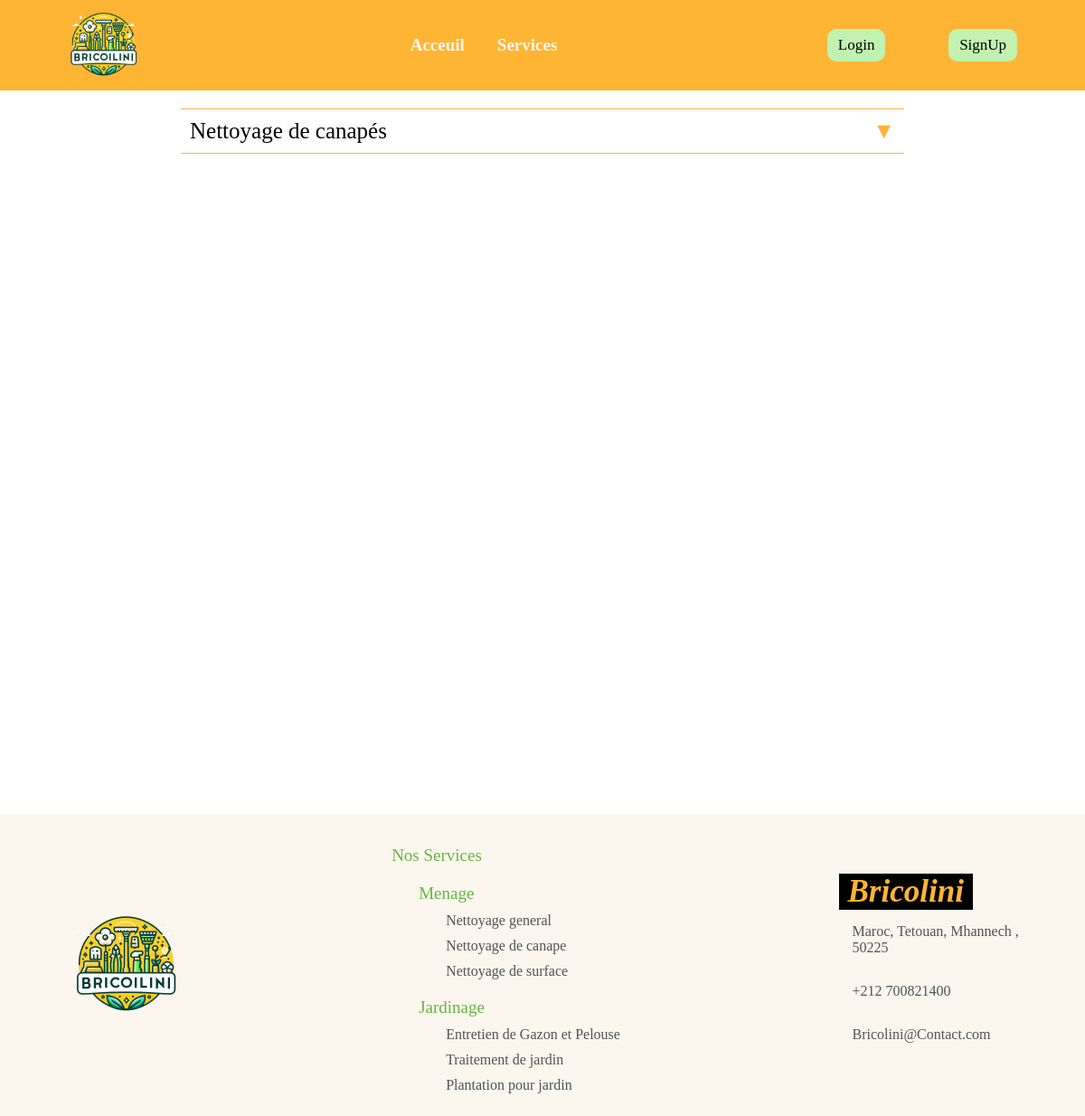
/Services/nettoyagedecanapes, run on an earlier commit of the app's database.
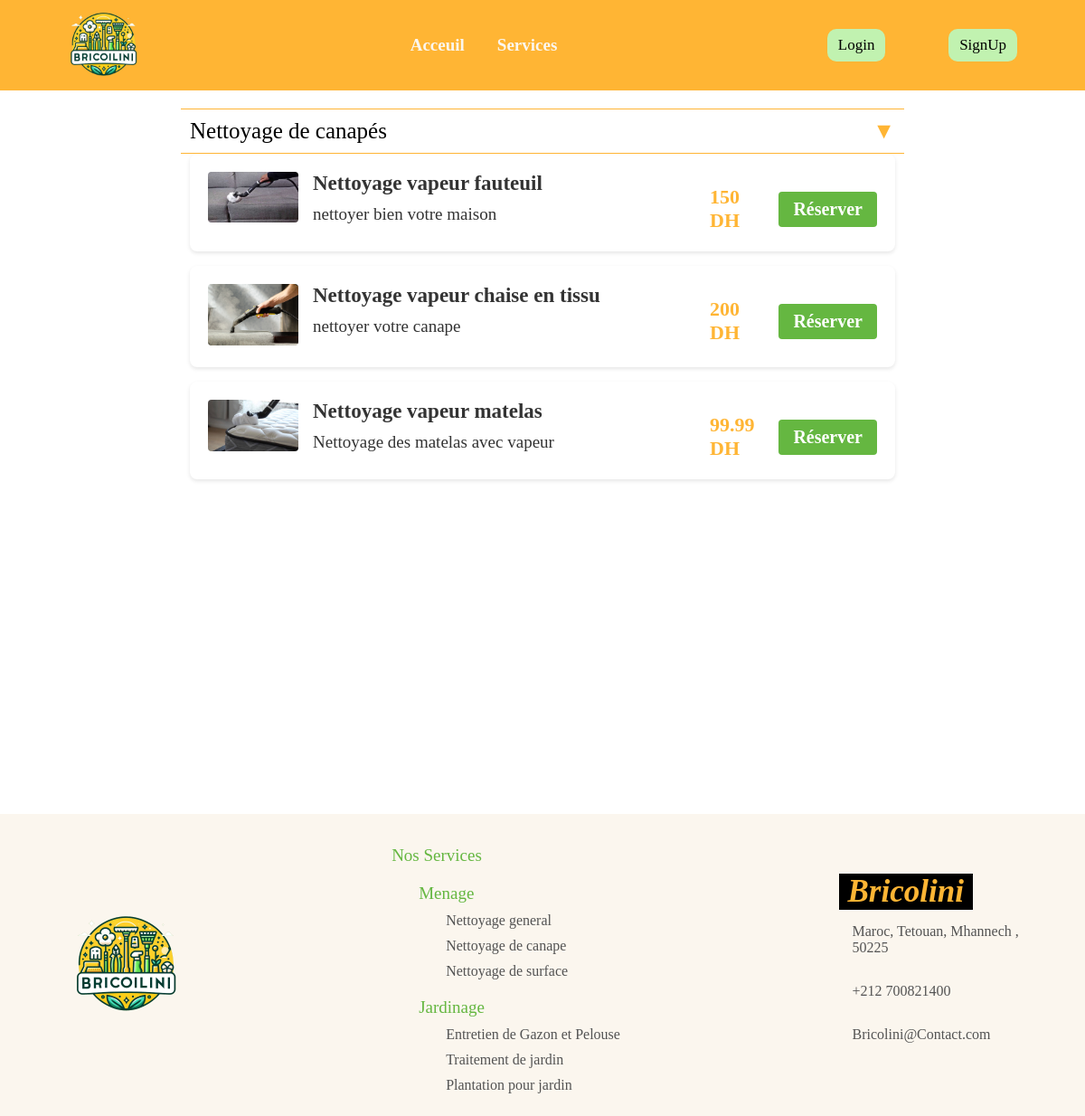
And on a later commit of the database.
### tables this page shows
CREATE TABLE IF NOT EXISTS `services` (
  `id` int NOT NULL AUTO_INCREMENT,
  `Id_P` int DEFAULT NULL,
  `Nom` varchar(255) DEFAULT NULL,
  `Description` varchar(255) DEFAULT NULL,
  `Prix` float DEFAULT NULL,
  `Note` float DEFAULT NULL,
  `Nbr_commande` int DEFAULT NULL,
  `image` varchar(255) DEFAULT NULL,
  `categorie` varchar(50) DEFAULT NULL,
  `sousCategorie` varchar(255) DEFAULT NULL,
  PRIMARY KEY (`id`),
  KEY `Id_P` (`Id_P`)
);

### Controllers/Controller.php (called while the page is built, shortened)
<?php
abstract class Controller
{
    public function loadView(string $view, array $data = [])
    {
        extract($data);
        require_once(ROOT . 'Views/' . strtolower(get_class($this)) . '/' . $view . '.php');
    }
}

### Controllers/Services.php (called while the page is built, shortened)
<?php
class Services extends Controller
{
    public function nettoyagedecanapes()
    {
        $sousCategorie = "Nettoyage de canapés";
        $Services = $this->Service->get_Offre($sousCategorie);
        $this->loadView("Net_Canap", compact("Services"));
    }
}
?>

### Models/Service.php (called while the page is built, shortened)
<?php
class Service extends Model {
    public function __construct() {
        $this->table = "services";
    }
    public function get_Offre(String $nom){
        $sql = "SELECT * FROM " . $this->table . " WHERE sousCategorie = '" . $nom."'";
        $query = self::$instance->prepare($sql);
        $query->execute();
        return $query->fetchAll();
    }
}
?>

### Views/Services/Net_Canap.php (the view, shortened to what this page needs)
<!DOCTYPE html>
<html lang="en">
<head>
    <link rel="stylesheet" href="http://localhost/Bricolini/Views/public/style/Style.css">
    <link rel="stylesheet" href="http://localhost/Bricolini/Views/public/style/styleoffre.css">
</head>
<body>
<?php include 'Views/Components/Nav.php'; ?>
    <section class="services-section sec">
    <div class="dropdown active">Nettoyage de canapés</div>
    <div class="content">
    <?php foreach ($Services as $service): ?>
        <form id="form-<?= $service['id'] ?>" method="post" class="ajax-form">
            <div class="service-item">
                <div class="service-image">
                    <img src="http://<?= $_SERVER['SERVER_NAME'] ?>/Bricolini/Views/public/images/<?= $service['image'] ?>">
                </div>
                <div class="service-description">
                    <h2 class="service-title"><?= $service['Nom'] ?></h2>
                    <p><?= $service['Description'] ?></p>
                </div>
                <div class="priceReserve">
                    <p class="service-price"><?= $service['Prix'] ?> DH</p>
                    <button class="reserve-button">Réserver</button>
                </div>
            </div>
        </form>
    <?php endforeach; ?>
        </div>
    </section>
<?php include 'Views/Components/Footer.php'; ?>
</body>
</html>

What changed in the data, as far as the page shows it:
now on this page (row edited): services: image (picture), Nom "Nettoyage vapeur fauteuil", Description "nettoyer bien votre maison", Prix "150"
now on this page (row edited): services: image (picture), Nom "Nettoyage vapeur chaise en tissu", Description "nettoyer votre canape", Prix "200"
added services: image (picture), Nom "Nettoyage vapeur matelas", Description "Nettoyage des matelas avec vapeur", Prix "99.99"
